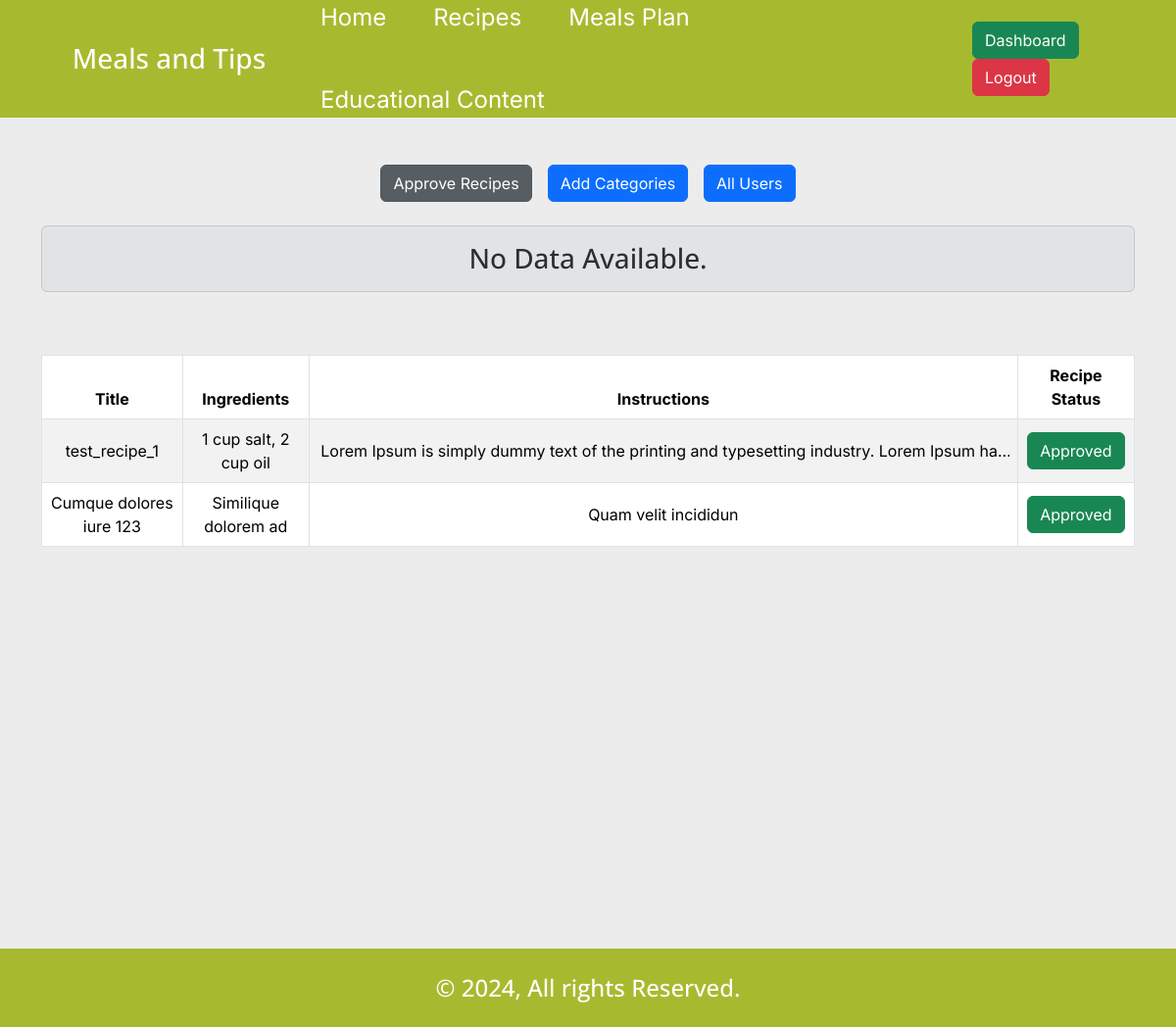
The app's page /adminDashboard.php (signed in), older data.
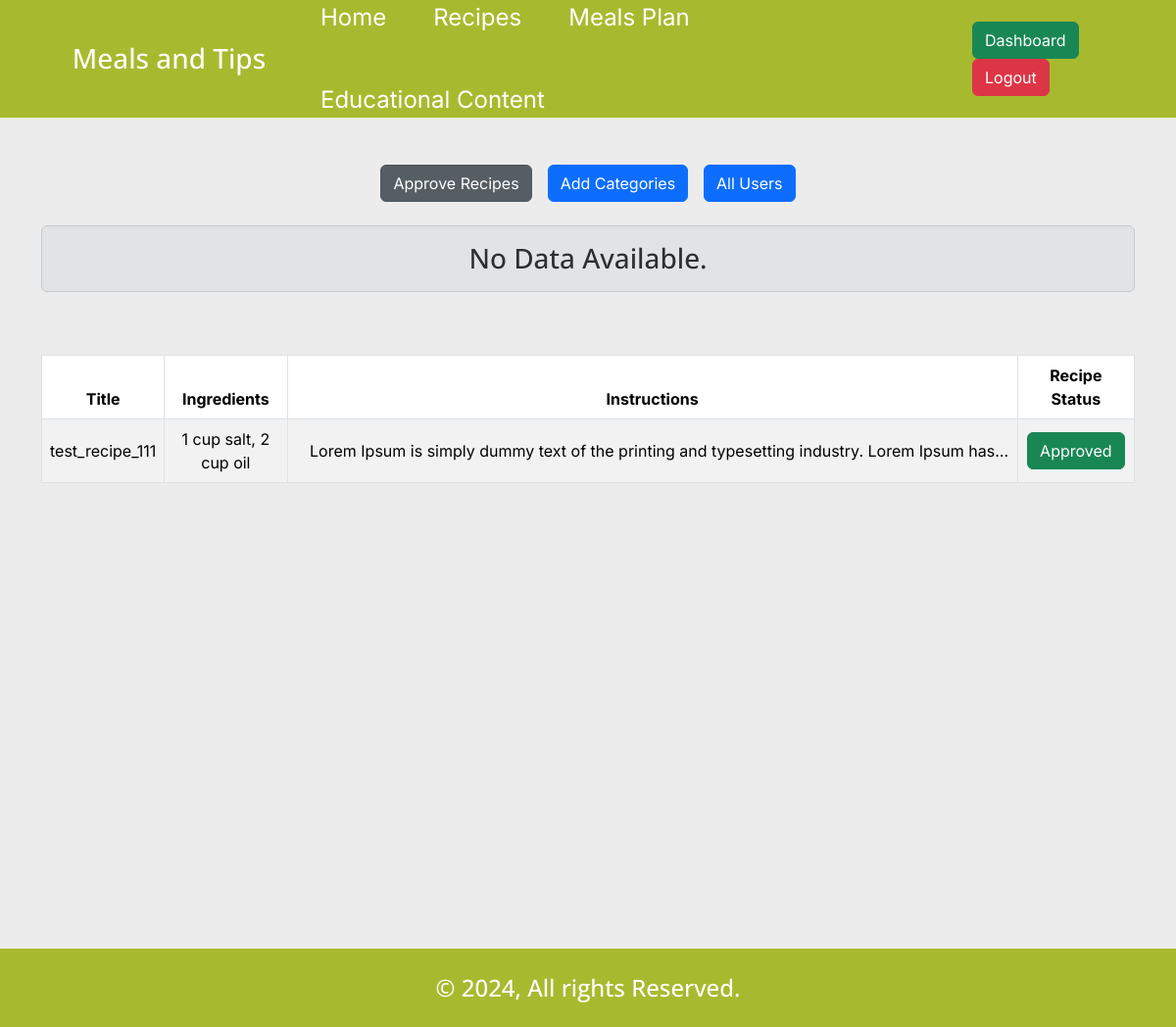
The same page, newer data.
### tables this page shows
CREATE TABLE `recipes` (
  `id` int(11) NOT NULL,
  `recipe_title` varchar(255) NOT NULL,
  `ingredients` text NOT NULL,
  `instructions` text NOT NULL,
  `nutritionist_id` int(11) NOT NULL,
  `cat_id` int(11) NOT NULL,
  `recipe_status` enum('0','1','2') NOT NULL DEFAULT '0',
  `recipe_img` text DEFAULT NULL
);

### adminDashboard.php (the view, shortened to what the changed rows need)
<?php
require_once 'core/database.php';
?>
<!DOCTYPE html>
<html lang="en">
<head>
    <?php include 'includes/external_css.php'; ?>
    <link rel="stylesheet" href="css/style.min.css">
</head>
<body id="adminDashboard">
    <div class="container mx-auto mt-5 min-h-800">
        <div class="row content-wrapper">
            <div class="col-12 mx-auto mt-4">
                <div class="row">
                        <?php endif;
                        $db->next_result(); ?>
                    <div class="col-12">
                        <?php
                        $getRecipe1_Q = $db->query("CALL `get_recipes_list_approved`()");
                        if (mysqli_num_rows($getRecipe1_Q) > 0):
                        ?>
                            <table id="example1" class="align-middle text-center table table-striped table-bordered">
                                <thead>
                                    <tr>
                                        <th>Title</th>
                                        <th>Ingredients</th>
                                        <th>Instructions</th>
                                        <th>Recipe Status</th>
                                    </tr>
                                </thead>
                                <tbody>
                                    <?php while ($recipe_list_ = mysqli_fetch_object($getRecipe1_Q)): ?>
                                        <tr>
                                            <td><?= $recipe_list_->recipe_title ?></td>
                                            <td><?= $recipe_list_->ingredients ?></td>
                                            <td><span title="<?= $recipe_list_->instructions ?>" class="line-clamp-1"><?= $recipe_list_->instructions ?></span></td>
                                            <td>
                                                <?php if ($recipe_list_->recipe_status == '0'): ?>
                                                    <span class="btn btn-secondary">In-Review</span>
                                                <?php else: ?>
                                                    <span class="btn btn-success">Approved</span>
                                                <?php endif; ?>
                                            </td>
                                        </tr>
                                    <?php endwhile; ?>
                                </tbody>
                            </table>
                        <?php else: ?>
                        <?php endif;
                        $db->next_result(); ?>
                    </div>
                </div>
            </div>
        </div>
    </div>
</body>
</html>

Row changes from the older to the newer data that the page shows:
no longer on this page (row edited): recipes: recipe_title "Cumque dolores iure 123", ingredients "Similique dolorem ad", instructions "Quam velit incididun", recipe_status "Approved"
changed recipes "1 cup salt, 2 cup oil": recipe_title "test_recipe_1" → "test_recipe_111"
